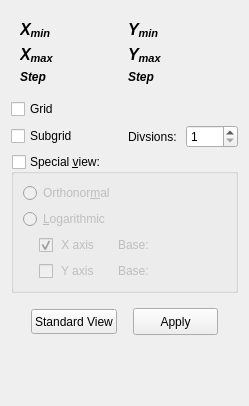
<?xml version="1.0" encoding="UTF-8"?>
<ui version="4.0">
 <class>RangeAdjustments</class>
 <widget class="QWidget" name="RangeAdjustments">
  <property name="geometry">
   <rect>
    <x>0</x>
    <y>0</y>
    <width>249</width>
    <height>406</height>
   </rect>
  </property>
  <property name="minimumSize">
   <size>
    <width>0</width>
    <height>0</height>
   </size>
  </property>
  <property name="maximumSize">
   <size>
    <width>16777215</width>
    <height>16777215</height>
   </size>
  </property>
  <property name="windowTitle">
   <string>Representation range</string>
  </property>
  <property name="windowIcon">
   <iconset>
    <normaloff>:/icons/bornes.png</normaloff>:/icons/bornes.png</iconset>
  </property>
  <layout class="QVBoxLayout" name="verticalLayout_4">
   <item>
    <widget class="QWidget" name="rangeAdjustments" native="true">
     <property name="sizePolicy">
      <sizepolicy hsizetype="Preferred" vsizetype="Preferred">
       <horstretch>0</horstretch>
       <verstretch>0</verstretch>
      </sizepolicy>
     </property>
     <layout class="QGridLayout" name="gridLayout">
      <item row="1" column="0">
       <widget class="QLabel" name="label_3">
        <property name="maximumSize">
         <size>
          <width>36</width>
          <height>27</height>
         </size>
        </property>
        <property name="text">
         <string notr="true">&lt;!DOCTYPE HTML PUBLIC &quot;-//W3C//DTD HTML 4.0//EN&quot; &quot;http://www.w3.org/TR/REC-html40/strict.dtd&quot;&gt;
&lt;html&gt;&lt;head&gt;&lt;meta name=&quot;qrichtext&quot; content=&quot;1&quot; /&gt;&lt;style type=&quot;text/css&quot;&gt;
p, li { white-space: pre-wrap; }
&lt;/style&gt;&lt;/head&gt;&lt;body style=&quot; font-family:'Cantarell'; font-size:11pt; font-weight:400; font-style:normal;&quot;&gt;
&lt;table border=&quot;0&quot; style=&quot;-qt-table-type: root; margin-top:4px; margin-bottom:4px; margin-left:4px; margin-right:4px;&quot;&gt;
&lt;tr&gt;
&lt;td style=&quot;border: none;&quot;&gt;
&lt;p style=&quot; margin-top:0px; margin-bottom:0px; margin-left:0px; margin-right:0px; -qt-block-indent:0; text-indent:0px;&quot;&gt;&lt;span style=&quot; font-family:'Cantarell'; font-size:12pt; font-weight:600; font-style:italic;&quot;&gt;X&lt;sub&gt;max&lt;/sub&gt;&lt;/span&gt;&lt;/p&gt;&lt;/td&gt;&lt;/tr&gt;&lt;/table&gt;&lt;/body&gt;&lt;/html&gt;</string>
        </property>
       </widget>
      </item>
      <item row="0" column="2">
       <widget class="QLabel" name="label_7">
        <property name="maximumSize">
         <size>
          <width>36</width>
          <height>27</height>
         </size>
        </property>
        <property name="text">
         <string notr="true">&lt;!DOCTYPE HTML PUBLIC &quot;-//W3C//DTD HTML 4.0//EN&quot; &quot;http://www.w3.org/TR/REC-html40/strict.dtd&quot;&gt;
&lt;html&gt;&lt;head&gt;&lt;meta name=&quot;qrichtext&quot; content=&quot;1&quot; /&gt;&lt;style type=&quot;text/css&quot;&gt;
p, li { white-space: pre-wrap; }
&lt;/style&gt;&lt;/head&gt;&lt;body style=&quot; font-family:'Cantarell'; font-size:11pt; font-weight:400; font-style:normal;&quot;&gt;
&lt;table border=&quot;0&quot; style=&quot;-qt-table-type: root; margin-top:4px; margin-bottom:4px; margin-left:4px; margin-right:4px;&quot;&gt;
&lt;tr&gt;
&lt;td style=&quot;border: none;&quot;&gt;
&lt;p style=&quot; margin-top:0px; margin-bottom:0px; margin-left:0px; margin-right:0px; -qt-block-indent:0; text-indent:0px;&quot;&gt;&lt;span style=&quot; font-size:12pt; font-weight:600; font-style:italic;&quot;&gt;Y&lt;/span&gt;&lt;span style=&quot; font-size:12pt; font-weight:600; font-style:italic; vertical-align:sub;&quot;&gt;min&lt;/span&gt;&lt;/p&gt;&lt;/td&gt;&lt;/tr&gt;&lt;/table&gt;&lt;/body&gt;&lt;/html&gt;</string>
        </property>
       </widget>
      </item>
      <item row="1" column="2">
       <widget class="QLabel" name="label_6">
        <property name="maximumSize">
         <size>
          <width>36</width>
          <height>27</height>
         </size>
        </property>
        <property name="text">
         <string notr="true">&lt;!DOCTYPE HTML PUBLIC &quot;-//W3C//DTD HTML 4.0//EN&quot; &quot;http://www.w3.org/TR/REC-html40/strict.dtd&quot;&gt;
&lt;html&gt;&lt;head&gt;&lt;meta name=&quot;qrichtext&quot; content=&quot;1&quot; /&gt;&lt;style type=&quot;text/css&quot;&gt;
p, li { white-space: pre-wrap; }
&lt;/style&gt;&lt;/head&gt;&lt;body style=&quot; font-family:'Cantarell'; font-size:11pt; font-weight:400; font-style:normal;&quot;&gt;
&lt;table border=&quot;0&quot; style=&quot;-qt-table-type: root; margin-top:4px; margin-bottom:4px; margin-left:4px; margin-right:4px;&quot;&gt;
&lt;tr&gt;
&lt;td style=&quot;border: none;&quot;&gt;
&lt;p style=&quot; margin-top:0px; margin-bottom:0px; margin-left:0px; margin-right:0px; -qt-block-indent:0; text-indent:0px;&quot;&gt;&lt;span style=&quot; font-family:'Cantarell'; font-size:12pt; font-weight:600; font-style:italic;&quot;&gt;Y&lt;sub&gt;max&lt;/sub&gt;&lt;/span&gt;&lt;/p&gt;&lt;/td&gt;&lt;/tr&gt;&lt;/table&gt;&lt;/body&gt;&lt;/html&gt;</string>
        </property>
       </widget>
      </item>
      <item row="0" column="0">
       <widget class="QLabel" name="label_2">
        <property name="maximumSize">
         <size>
          <width>36</width>
          <height>27</height>
         </size>
        </property>
        <property name="text">
         <string notr="true">&lt;!DOCTYPE HTML PUBLIC &quot;-//W3C//DTD HTML 4.0//EN&quot; &quot;http://www.w3.org/TR/REC-html40/strict.dtd&quot;&gt;
&lt;html&gt;&lt;head&gt;&lt;meta name=&quot;qrichtext&quot; content=&quot;1&quot; /&gt;&lt;style type=&quot;text/css&quot;&gt;
p, li { white-space: pre-wrap; }
&lt;/style&gt;&lt;/head&gt;&lt;body style=&quot; font-family:'Cantarell'; font-size:11pt; font-weight:400; font-style:normal;&quot;&gt;
&lt;table border=&quot;0&quot; style=&quot;-qt-table-type: root; margin-top:4px; margin-bottom:4px; margin-left:4px; margin-right:4px;&quot;&gt;
&lt;tr&gt;
&lt;td style=&quot;border: none;&quot;&gt;
&lt;p style=&quot; margin-top:0px; margin-bottom:0px; margin-left:0px; margin-right:0px; -qt-block-indent:0; text-indent:0px;&quot;&gt;&lt;span style=&quot; font-size:12pt; font-weight:600; font-style:italic;&quot;&gt;X&lt;/span&gt;&lt;span style=&quot; font-size:12pt; font-weight:600; font-style:italic; vertical-align:sub;&quot;&gt;min&lt;/span&gt;&lt;/p&gt;&lt;/td&gt;&lt;/tr&gt;&lt;/table&gt;&lt;/body&gt;&lt;/html&gt;</string>
        </property>
       </widget>
      </item>
      <item row="2" column="0">
       <widget class="QLabel" name="label_4">
        <property name="text">
         <string>&lt;strong&gt;&lt;em&gt;Step&lt;/em&gt;&lt;/strong&gt;</string>
        </property>
       </widget>
      </item>
      <item row="2" column="2">
       <widget class="QLabel" name="label_5">
        <property name="text">
         <string>&lt;strong&gt;&lt;em&gt;Step&lt;/em&gt;&lt;/strong&gt;</string>
        </property>
       </widget>
      </item>
      <item row="0" column="1">
       <widget class="QWidget" name="widget" native="true"/>
      </item>
      <item row="0" column="3">
       <widget class="QWidget" name="widget_2" native="true"/>
      </item>
     </layout>
    </widget>
   </item>
   <item>
    <widget class="QCheckBox" name="grid">
     <property name="text">
      <string>Grid</string>
     </property>
     <property name="checked">
      <bool>false</bool>
     </property>
    </widget>
   </item>
   <item>
    <widget class="QWidget" name="subgridWidget" native="true">
     <property name="enabled">
      <bool>true</bool>
     </property>
     <layout class="QHBoxLayout" name="horizontalLayout_3">
      <property name="leftMargin">
       <number>0</number>
      </property>
      <property name="topMargin">
       <number>0</number>
      </property>
      <property name="rightMargin">
       <number>0</number>
      </property>
      <property name="bottomMargin">
       <number>0</number>
      </property>
      <item>
       <widget class="QCheckBox" name="subgrid">
        <property name="enabled">
         <bool>true</bool>
        </property>
        <property name="text">
         <string>Subgrid</string>
        </property>
       </widget>
      </item>
      <item>
       <widget class="QWidget" name="divsWidget" native="true">
        <property name="enabled">
         <bool>true</bool>
        </property>
        <layout class="QHBoxLayout" name="horizontalLayout_2">
         <property name="leftMargin">
          <number>0</number>
         </property>
         <property name="topMargin">
          <number>0</number>
         </property>
         <property name="rightMargin">
          <number>0</number>
         </property>
         <property name="bottomMargin">
          <number>0</number>
         </property>
         <item>
          <widget class="QLabel" name="label_9">
           <property name="enabled">
            <bool>true</bool>
           </property>
           <property name="text">
            <string>Divsions:</string>
           </property>
          </widget>
         </item>
         <item>
          <widget class="QSpinBox" name="divisionsSpinBox">
           <property name="enabled">
            <bool>true</bool>
           </property>
           <property name="maximumSize">
            <size>
             <width>16777215</width>
             <height>25</height>
            </size>
           </property>
           <property name="minimum">
            <number>1</number>
           </property>
           <property name="maximum">
            <number>100</number>
           </property>
          </widget>
         </item>
        </layout>
       </widget>
      </item>
     </layout>
    </widget>
   </item>
   <item>
    <widget class="QGroupBox" name="specialView">
     <property name="enabled">
      <bool>true</bool>
     </property>
     <property name="sizePolicy">
      <sizepolicy hsizetype="Preferred" vsizetype="Preferred">
       <horstretch>0</horstretch>
       <verstretch>0</verstretch>
      </sizepolicy>
     </property>
     <property name="title">
      <string>Special &amp;view:</string>
     </property>
     <property name="checkable">
      <bool>true</bool>
     </property>
     <property name="checked">
      <bool>false</bool>
     </property>
     <layout class="QVBoxLayout" name="verticalLayout_3">
      <item>
       <widget class="QRadioButton" name="orthonormal">
        <property name="enabled">
         <bool>false</bool>
        </property>
        <property name="text">
         <string>Orthonor&amp;mal</string>
        </property>
       </widget>
      </item>
      <item>
       <widget class="QRadioButton" name="logScale">
        <property name="enabled">
         <bool>false</bool>
        </property>
        <property name="text">
         <string>&amp;Logarithmic</string>
        </property>
       </widget>
      </item>
      <item>
       <widget class="QWidget" name="logBaseWidget" native="true">
        <property name="sizePolicy">
         <sizepolicy hsizetype="Minimum" vsizetype="Minimum">
          <horstretch>0</horstretch>
          <verstretch>0</verstretch>
         </sizepolicy>
        </property>
        <layout class="QFormLayout" name="formLayout">
         <property name="fieldGrowthPolicy">
          <enum>QFormLayout::ExpandingFieldsGrow</enum>
         </property>
         <property name="formAlignment">
          <set>Qt::AlignLeading|Qt::AlignLeft|Qt::AlignVCenter</set>
         </property>
         <property name="horizontalSpacing">
          <number>18</number>
         </property>
         <property name="leftMargin">
          <number>16</number>
         </property>
         <property name="topMargin">
          <number>0</number>
         </property>
         <property name="rightMargin">
          <number>0</number>
         </property>
         <property name="bottomMargin">
          <number>0</number>
         </property>
         <item row="0" column="0">
          <widget class="QCheckBox" name="xLogScale">
           <property name="text">
            <string> X axis</string>
           </property>
           <property name="checked">
            <bool>true</bool>
           </property>
          </widget>
         </item>
         <item row="0" column="1">
          <widget class="QWidget" name="horizontalWidget" native="true">
           <layout class="QHBoxLayout" name="xAxisLayout">
            <property name="spacing">
             <number>6</number>
            </property>
            <property name="leftMargin">
             <number>0</number>
            </property>
            <property name="topMargin">
             <number>0</number>
            </property>
            <property name="rightMargin">
             <number>0</number>
            </property>
            <property name="bottomMargin">
             <number>0</number>
            </property>
            <item>
             <widget class="QLabel" name="label">
              <property name="text">
               <string>Base:</string>
              </property>
             </widget>
            </item>
           </layout>
          </widget>
         </item>
         <item row="1" column="0">
          <widget class="QCheckBox" name="yLogScale">
           <property name="text">
            <string> Y axis</string>
           </property>
          </widget>
         </item>
         <item row="1" column="1">
          <widget class="QWidget" name="horizontalWidget_2" native="true">
           <layout class="QHBoxLayout" name="yAxisLayout">
            <property name="leftMargin">
             <number>0</number>
            </property>
            <property name="topMargin">
             <number>0</number>
            </property>
            <property name="bottomMargin">
             <number>0</number>
            </property>
            <item>
             <widget class="QLabel" name="label_8">
              <property name="text">
               <string>Base:</string>
              </property>
             </widget>
            </item>
           </layout>
          </widget>
         </item>
        </layout>
       </widget>
      </item>
     </layout>
    </widget>
   </item>
   <item>
    <widget class="QWidget" name="buttons" native="true">
     <layout class="QHBoxLayout" name="horizontalLayout">
      <item>
       <spacer name="horizontalSpacer_2">
        <property name="orientation">
         <enum>Qt::Horizontal</enum>
        </property>
        <property name="sizeHint" stdset="0">
         <size>
          <width>40</width>
          <height>20</height>
         </size>
        </property>
       </spacer>
      </item>
      <item>
       <widget class="QPushButton" name="standardView">
        <property name="maximumSize">
         <size>
          <width>16777215</width>
          <height>25</height>
         </size>
        </property>
        <property name="text">
         <string>Standard View</string>
        </property>
       </widget>
      </item>
      <item>
       <spacer name="horizontalSpacer">
        <property name="orientation">
         <enum>Qt::Horizontal</enum>
        </property>
        <property name="sizeHint" stdset="0">
         <size>
          <width>40</width>
          <height>20</height>
         </size>
        </property>
       </spacer>
      </item>
      <item>
       <widget class="QPushButton" name="buttonApply">
        <property name="minimumSize">
         <size>
          <width>85</width>
          <height>27</height>
         </size>
        </property>
        <property name="maximumSize">
         <size>
          <width>85</width>
          <height>27</height>
         </size>
        </property>
        <property name="text">
         <string>Apply</string>
        </property>
       </widget>
      </item>
      <item>
       <spacer name="horizontalSpacer_3">
        <property name="orientation">
         <enum>Qt::Horizontal</enum>
        </property>
        <property name="sizeHint" stdset="0">
         <size>
          <width>40</width>
          <height>20</height>
         </size>
        </property>
       </spacer>
      </item>
     </layout>
    </widget>
   </item>
   <item>
    <spacer name="verticalSpacer">
     <property name="orientation">
      <enum>Qt::Vertical</enum>
     </property>
     <property name="sizeHint" stdset="0">
      <size>
       <width>20</width>
       <height>40</height>
      </size>
     </property>
    </spacer>
   </item>
  </layout>
 </widget>
 <resources/>
 <connections/>
</ui>
